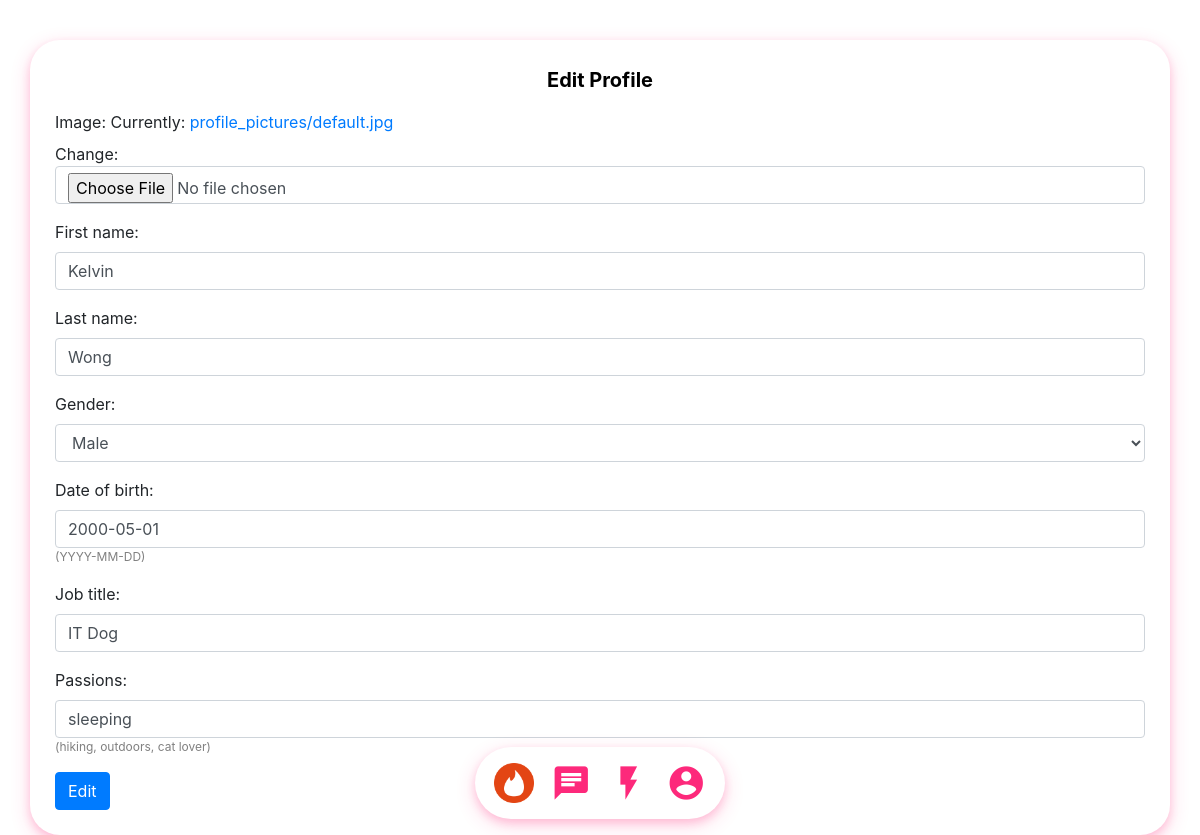
The app's page /account/profile_update/ (signed in) with its own data.
### account/models.py (models this page shows, shortened)
class Profile(models.Model):
    GENDER_CHOICES = (
        ('M', 'Male'),
        ('F', 'Female'),
        ('U', 'Uncertain')
    )
    user = models.OneToOneField(settings.AUTH_USER_MODEL, on_delete=models.CASCADE)
    image = models.ImageField(default='profile_pictures/default.jpg', upload_to='profile_pictures')
    first_name = models.CharField(default=None, null=True, max_length=64)
    last_name = models.CharField(default=None, null=True, max_length=64)
    gender = models.CharField(default=None, null=True, max_length=1, choices=GENDER_CHOICES)
    date_of_birth = models.DateField(default=None, null=True, help_text='YYYY-MM-DD')
    job_title = models.CharField(default=None, null=True, max_length=128)
    passions = models.CharField(default=None, null=True, max_length=256, help_text='hiking, outdoors, cat lover')

### account/views.py (the view)
# urls.py: path('profile_update/', account.views.profile_update, name='profile_update'),
@login_required
def profile_update(request):
    if request.method == 'POST':
        form = ProfileUpdateForm(request.POST, request.FILES, instance=request.user.profile)
        if form.is_valid():
            form.save()
            return redirect('profile')
    else:
        form = ProfileUpdateForm(instance=request.user.profile)
    context = {}
    context['profile_update_form'] = form
    return render(request, 'profile_update.html', context)

### account/forms.py
class ProfileUpdateForm(forms.ModelForm):
    class Meta:
        model = Profile
        fields = ('image', 'first_name', 'last_name', 'gender', 'date_of_birth', 'job_title', 'passions')
    def __init__(self, *args, **kwargs):
        super(ProfileUpdateForm, self).__init__(*args, **kwargs)
        for field_name, field in self.fields.items():
            field.widget.attrs['class'] = 'form-control'

### account/templates/profile_update.html (shortened to what this page needs)
{% extends 'base.html' %}
{% block content %}
<div class="container d-flex flex-column">
    <span class="text-center title">Edit Profile</span>
    <form method="post" enctype="multipart/form-data">
        {% for field in profile_update_form %}
            <div class="form-group">
                {{field.label_tag}}
                {{field}}
                {% if field.help_text %}
                    <div class="help-text" style="color: grey;">({{field.help_text}})</div>
                {% endif %}
            </div>
        {% endfor %}
        <button type="submit" class="btn btn-primary">Edit</button>
    </form>
</div>
{% endblock content %}

### records on screen
Profile: profile_update_form "Kelvin" "Wong" "Male" "2000-05-01" "IT Dog" "sleeping"

### other values on screen
{{ field.label_tag }} "Image:" "First name:" "Last name:" "Gender:" "Date of birth:" "Job title:" "Passions:"
{{ field.help_text }} "YYYY-MM-DD" "hiking, outdoors, cat lover"
